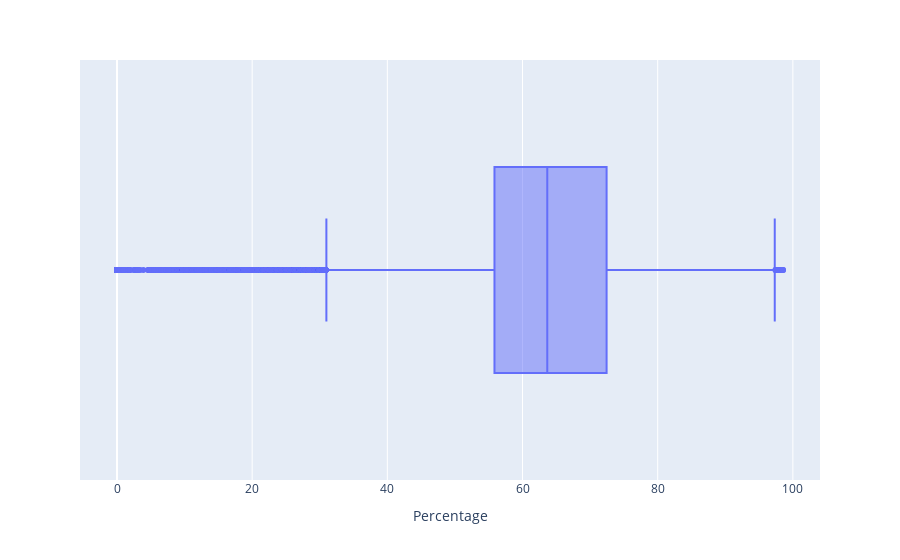

Notebook code cell kept with this figure:
### Code cell
px.box(df,'Percentage')

### Figure 1 — Plotly figure (JSON) as saved in the notebook; plotly's stock layout.template omitted (floating-point values rounded to 4 significant figures; data arrays with more than 128 entries replaced by an {"elided": "..."} marker saying what was removed)
{"data": [{"alignmentgroup": "True", "hovertemplate": "Percentage=%{x}<extra></extra>", "legendgroup": "", "marker": {"color": "#636efa"}, "name": "", "notched": false, "offsetgroup": "", "orientation": "h", "showlegend": false, "type": "box", "x": {"elided": "70682 float values"}, "x0": " ", "xaxis": "x", "y0": " ", "yaxis": "y"}], "layout": {"boxmode": "group", "legend": {"tracegroupgap": 0}, "margin": {"t": 60}, "xaxis": {"anchor": "y", "domain": [0, 1], "title": {"text": "Percentage"}}, "yaxis": {"anchor": "x", "domain": [0, 1]}}}
